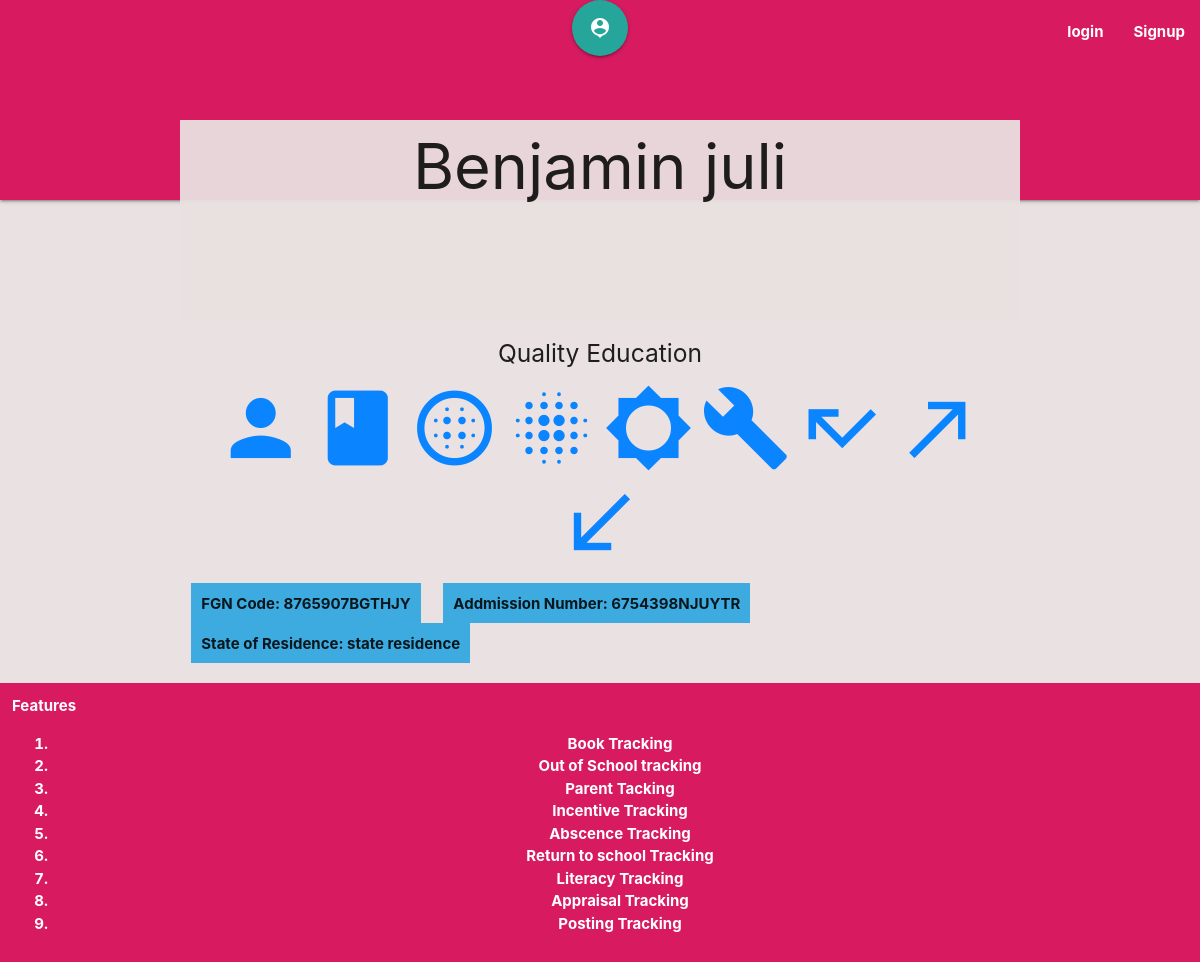
Page /details/3/benjamin-juli on the committed database.
### app/models.py (models this page shows, shortened)
class Student(models.Model):
    GENDER = (
        ('M', 'Male'),
        ('F', 'Female'),
    )
    created_by = models.ForeignKey(User, on_delete=models.CASCADE)
    federal_goverment_code = models.CharField(max_length=300, blank=True, null=True)
    addmission_number_of_student = models.CharField(max_length=300, blank=True, null=True)
    full_name = models.CharField(max_length=300)
    slug = models.SlugField(max_length=300, verbose_name = "slug")
    gender = models.CharField(max_length=1, choices=GENDER, blank=True, null=True)
    current_passport_photograph = models.ImageField(default='default.jpg',
                         blank=True, null=True)
    address = models.CharField(max_length=200, default='address',
                         blank=True, null=True)
    city = models.CharField(max_length=100, default='city',
                         blank=True, null=True)
    local_government_of_origin = models.CharField(max_length=20,
                         null=True, blank=True, default='local origin')
    state_of_origin = models.CharField(max_length=20, null=True, blank=True,
                        default='state origin')
    house_number_and_street_name = models.CharField(max_length=300,
                            blank=True, null=True)
    name_of_town = models.CharField(max_length=300, blank=True, null=True)
    local_government_residence = models.CharField(max_length=20,
                        default='local residence', blank=True, null=True)
    state_residence = models.CharField(max_length=20, null=True,
                        default='state residence', blank=True)
    date_of_birth = models.DateField( blank=True, null=True, help_text="YYYY-MM-DD")
    place_of_birth = models.CharField(max_length=300, blank=True, null=True)
    email_address = models.CharField(max_length=300, blank=True, null=True)
    date_of_admision = models.DateField(max_length=300, blank=True, null=True, help_text="YYYY-MM-DD")
    reason_for_admission = models.CharField(max_length=300, blank=True, null=True)
    admission_entry_point = models.CharField(max_length=300, blank=True, null=True)
    def __str__(self):
        return self.full_name

### app/views.py (the view)
# urls.py: path('details/<int:pk>/<slug:slug>', DetailStudentView.as_view(),
class DetailStudentView(DetailView):
        template_name = 'student/details.html'
        model = Student
        content_type = None
        pk_url_kwarg = 'pk'
        query_pk_and_slug = True
        slug_url_kwarg = 'slug'
        def get_context_data(self, **kwargs):
                context = super().get_context_data(**kwargs)
                context['parent'] = Parent.objects.filter(
                        student = Student.objects.get(id=self.kwargs['pk'])
                        )
                context['books'] = Book.objects.filter(
                        owned_by = Student.objects.get(id=self.kwargs['pk'])
                        )
                context['literacy'] = Literacy.objects.filter(
                        student = Student.objects.get(id=self.kwargs['pk'])
                        )
                context['attendance'] = Attendance.objects.filter(
                        student = Student.objects.get(id=self.kwargs['pk'])
                        )
                context['incentive'] = Incentive.objects.filter(
                        student = Student.objects.get(id=self.kwargs['pk'])
                        )
                context['appraisal'] = Appraisal.objects.filter(
                        student = Student.objects.get(id=self.kwargs['pk'])
                        )
                context['posting'] = Posting.objects.filter(
                        student = Student.objects.get(id=self.kwargs['pk'])
                        )
                context['absence'] = AbsenceRecord.objects.filter(
                        student = Student.objects.get(id=self.kwargs['pk'])
                        )
                context['out'] = OutOfSchool.objects.filter(
                        student = Student.objects.get(id=self.kwargs['pk'])
                        )
                context['return'] = ReturnToSchool.objects.filter(
                        student = Student.objects.get(id=self.kwargs['pk'])
                        )
                context['feeding'] = Feeding.objects.filter(
                        student = Student.objects.get(id=self.kwargs['pk'])
                        )
                return context

### app/templates/student/details.html (shortened to what this page needs)
{% extends "base.html" %}
  {% block heading %}
    <div class=" container">
        <div class="">
            <h1 class="">{{ object }}</h1>
        </div>
    </div>
  {% endblock heading %}
  {% block content %}
    <div class="row">
        <div class="container"><h5 class="bold">{{object.reason_for_admission}}<br>
            <h5><a href="{% url 'student:parent' object.pk object.slug %}"><i class="material-icons large">person</i></a>
            <a href="{% url 'student:book' object.pk object.slug%}" class=""><i class="material-icons large">book</i></a>
            <a href="{% url 'student:literacy' object.pk object.slug%}" class=""><i class="material-icons large">blur_circular</i></a>
            <a href="{% url 'student:incentive' object.pk object.slug%}" class=""><i class="material-icons large">blur_on</i></a>
            <a href="{% url 'student:appraisal' object.pk object.slug%}" class=""><i class="material-icons large">brightness_5</i></a>
            <a href="{% url 'student:posting' object.pk object.slug%}" class=""><i class="material-icons large">build</i></a>
            <a href="{% url 'student:absence' object.pk object.slug%}" class=""><i class="material-icons large">call_missed</i></a>
            <a href="{% url 'student:out' object.pk object.slug%}" class=""><i class="material-icons large">call_made</i></a>
            <a href="{% url 'student:return' object.pk object.slug%}" class=""><i class="material-icons large">call_received</i></a></h5>
            <div class="col">
                <div class="dashboard">FGN Code: {{object.federal_goverment_code}}</div>
            </div>
            <div class="col">
                <div class="dashboard">Addmission Number: {{object.addmission_number_of_student}}</div>
            </div>
            <div class="col">
                <div class="dashboard">State of Residence: {{object.state_residence}}</div>
            </div>
        </div>
    </div>
  {% endblock content %}

### app/static/css/style.css (style rules this page uses)
html { box-sizing: border-box; }
*, *::before, *::after { box-sizing: inherit; }
body { background-color: rgba(233, 225, 225, 0.945); font-family: -apple-system, BlinkMacSystemFont, "segoe ui", "helvetica neue", helvetica, ubuntu, roboto, noto, arial, sans-serif; margin: 0; }
a { color: #0a84ff; text-decoration: none; }
div h5 { text-align: center; }
div h1 { text-align: center; margin: -80px 0px 20px 0px; font-weight: normal; position: relative; background-color:rgba(233, 225, 225, 0.945); height: 200px; padding: 12px; }
.dashboard { height: 40px; background-color: rgb(61, 171, 223); text-align: center; padding: 10px; font-weight: bold; }

### rows in the picture
Student: full_name "Benjamin juli", reason_for_admission "Quality Education", federal_goverment_code "8765907BGTHJY", addmission_number_of_student "6754398NJUYTR", state_residence "state residence"
